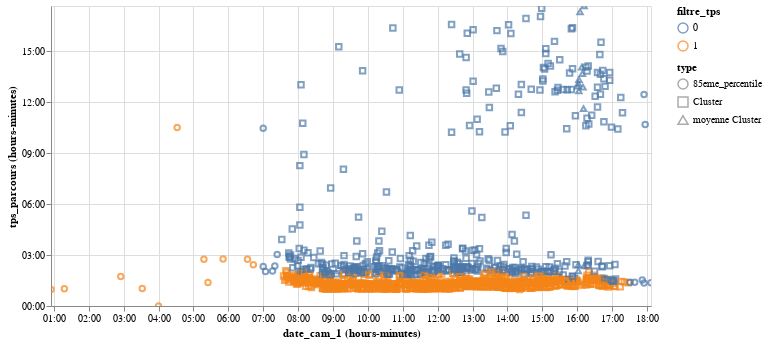

The notebook cell this image was saved under:
### Code cell
#exemple de visu
dico_graph={'graph'+str(indice):t.graph_transit_filtre(df_transit_avec_filtre,str(dates[0]),str(dates[1]), 'N10-A63') 
 for indice,dates in enumerate(zip([str(x) for x in pd.date_range('2019-01-29 00:00:00', periods=1, freq='D')],
                    [str(x) for x in pd.date_range('2019-01-29 23:59:59', periods=1, freq='D')]))}
liste_graph=[dico_graph[key] for key in dico_graph.keys()]
alt.VConcatChart(vconcat=(liste_graph))

### Figure 1 — Vega-Lite specification as saved in the notebook (floating-point values rounded to 4 significant figures; data arrays with more than 128 entries replaced by an {"elided": "..."} marker saying what was removed)
{"$schema": "https://vega.github.io/schema/vega-lite/v2.6.0.json", "config": {"view": {"height": 300, "width": 400}}, "datasets": {"data-f6aa707b262a84f8ca4505855d75dafc": {"elided": "1453 records"}}, "vconcat": [{"data": {"name": "data-f6aa707b262a84f8ca4505855d75dafc"}, "encoding": {"color": {"field": "filtre_tps", "type": "nominal"}, "shape": {"field": "type", "type": "nominal"}, "tooltip": {"field": "tps_parcours", "timeUnit": "hoursminutes", "type": "temporal"}, "x": {"field": "date_cam_1", "timeUnit": "hoursminutes", "type": "temporal"}, "y": {"field": "tps_parcours", "timeUnit": "hoursminutes", "type": "temporal"}}, "mark": "point", "selection": {"selector177": {"bind": "scales", "encodings": ["x", "y"], "mark": {"fill": "#333", "fillOpacity": 0.125, "stroke": "white"}, "on": "[mousedown, window:mouseup] > window:mousemove!", "resolve": "global", "translate": "[mousedown, window:mouseup] > window:mousemove!", "type": "interval", "zoom": "wheel!"}}, "width": 600}]}
